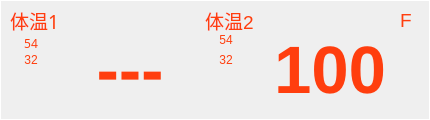
  <widget class="QFrame" name="frame_temp">
   <property name="geometry">
    <rect>
     <x>590</x>
     <y>600</y>
     <width>430</width>
     <height>120</height>
    </rect>
   </property>
   <property name="styleSheet">
    <string notr="true">color:rgb(255, 62, 14);
border-color: rgb(255, 255, 255);
border-style:solid;
border-width:1px;</string>
   </property>
   <property name="frameShape">
    <enum>QFrame::StyledPanel</enum>
   </property>
   <property name="frameShadow">
    <enum>QFrame::Plain</enum>
   </property>
   <widget class="QLabel" name="TextLabel_TiWen_1">
    <property name="geometry">
     <rect>
      <x>5</x>
      <y>5</y>
      <width>59</width>
      <height>30</height>
     </rect>
    </property>
    <property name="font">
     <font>
      <family>WenQuanYi Micro Hei Mono</family>
      <pointsize>14</pointsize>
     </font>
    </property>
    <property name="styleSheet">
     <string notr="true">border-style:none;</string>
    </property>
    <property name="frameShape">
     <enum>QFrame::NoFrame</enum>
    </property>
    <property name="frameShadow">
     <enum>QFrame::Raised</enum>
    </property>
    <property name="lineWidth">
     <number>1</number>
    </property>
    <property name="text">
     <string>体温1</string>
    </property>
    <property name="alignment">
     <set>Qt::AlignCenter</set>
    </property>
   </widget>
   <widget class="QLabel" name="TextLabel_TiWen_1_ShangXian">
    <property name="geometry">
     <rect>
      <x>15</x>
      <y>36</y>
      <width>32</width>
      <height>15</height>
     </rect>
    </property>
    <property name="font">
     <font>
      <family>WenQuanYi Micro Hei Mono</family>
     </font>
    </property>
    <property name="styleSheet">
     <string notr="true">border-style:none;</string>
    </property>
    <property name="text">
     <string>54</string>
    </property>
    <property name="alignment">
     <set>Qt::AlignCenter</set>
    </property>
   </widget>
   <widget class="QLabel" name="TextLabel_TiWen_1_XiaXian">
    <property name="geometry">
     <rect>
      <x>15</x>
      <y>52</y>
      <width>32</width>
      <height>15</height>
     </rect>
    </property>
    <property name="styleSheet">
     <string notr="true">border-style:none;</string>
    </property>
    <property name="text">
     <string>32</string>
    </property>
    <property name="alignment">
     <set>Qt::AlignCenter</set>
    </property>
   </widget>
   <widget class="QLabel" name="TextLabel_TiWen_2_XiaXian">
    <property name="geometry">
     <rect>
      <x>210</x>
      <y>52</y>
      <width>32</width>
      <height>15</height>
     </rect>
    </property>
    <property name="styleSheet">
     <string notr="true">border-style:none;</string>
    </property>
    <property name="text">
     <string>32</string>
    </property>
    <property name="alignment">
     <set>Qt::AlignCenter</set>
    </property>
   </widget>
   <widget class="QLabel" name="TextLabel_TiWen_2">
    <property name="geometry">
     <rect>
      <x>200</x>
      <y>5</y>
      <width>59</width>
      <height>30</height>
     </rect>
    </property>
    <property name="font">
     <font>
      <pointsize>14</pointsize>
     </font>
    </property>
    <property name="styleSheet">
     <string notr="true">border-style:none;</string>
    </property>
    <property name="text">
     <string>体温2</string>
    </property>
    <property name="alignment">
     <set>Qt::AlignCenter</set>
    </property>
   </widget>
   <widget class="QLabel" name="TextLabel_TiWen_2_ShangXian">
    <property name="geometry">
     <rect>
      <x>210</x>
      <y>32</y>
      <width>32</width>
      <height>15</height>
     </rect>
    </property>
    <property name="styleSheet">
     <string notr="true">border-style:none;</string>
    </property>
    <property name="text">
     <string>54</string>
    </property>
    <property name="alignment">
     <set>Qt::AlignCenter</set>
    </property>
   </widget>
   <widget class="QLabel" name="TextLabel_TiWen_1_value_2">
    <property name="geometry">
     <rect>
      <x>50</x>
      <y>40</y>
      <width>160</width>
      <height>60</height>
     </rect>
    </property>
    <property name="font">
     <font>
      <pointsize>50</pointsize>
      <weight>75</weight>
      <bold>true</bold>
     </font>
    </property>
    <property name="styleSheet">
     <string notr="true">border-style:none;</string>
    </property>
    <property name="text">
     <string>---</string>
    </property>
    <property name="alignment">
     <set>Qt::AlignCenter</set>
    </property>
   </widget>
   <widget class="QLabel" name="TextLabel_TiWen_2_value_2">
    <property name="geometry">
     <rect>
      <x>250</x>
      <y>40</y>
      <width>160</width>
      <height>60</height>
     </rect>
    </property>
    <property name="font">
     <font>
      <pointsize>50</pointsize>
      <weight>75</weight>
      <bold>true</bold>
     </font>
    </property>
    <property name="styleSheet">
     <string notr="true">border-style:none;</string>
    </property>
    <property name="text">
     <string>100</string>
    </property>
    <property name="alignment">
     <set>Qt::AlignCenter</set>
    </property>
   </widget>
   <widget class="QLabel" name="TextLabel_TiWen_SheShiDu2">
    <property name="geometry">
     <rect>
      <x>390</x>
      <y>10</y>
      <width>32</width>
      <height>21</height>
     </rect>
    </property>
    <property name="font">
     <font>
      <pointsize>14</pointsize>
     </font>
    </property>
    <property name="styleSheet">
     <string notr="true">border-style:none;</string>
    </property>
    <property name="text">
     <string>F</string>
    </property>
    <property name="alignment">
     <set>Qt::AlignCenter</set>
    </property>
   </widget>
  </widget>
